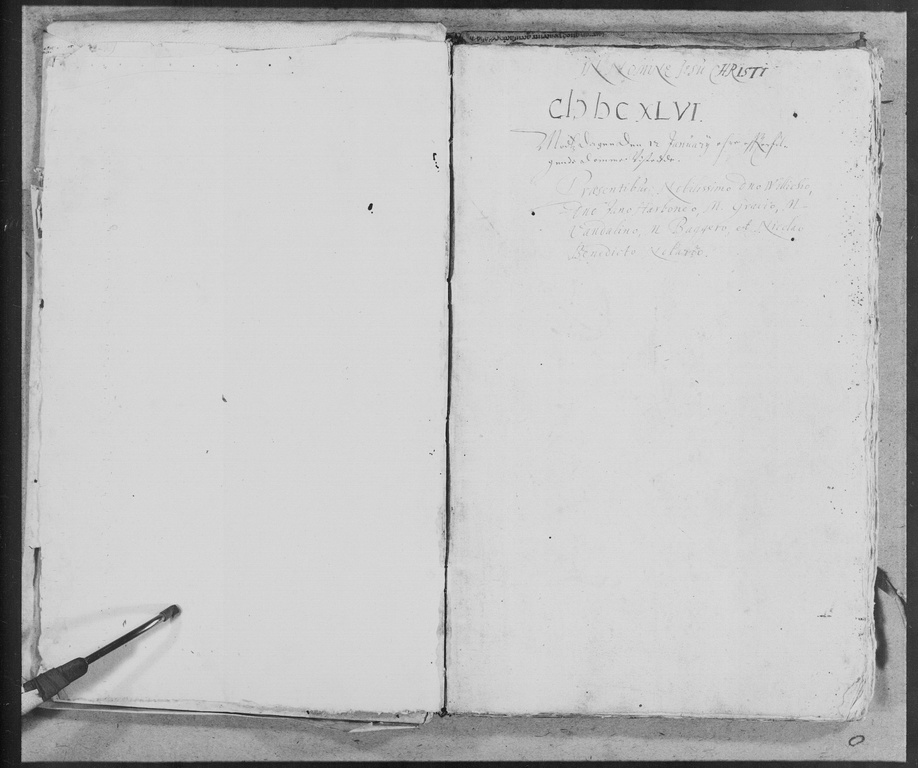
#> input picture canonical_crop_imgB_process/FamilySearch_-_DGS004534287_00361.jpg, 918 x 768 px, shrunk from 6211 x 5195 before the run
$ python _crop_sobel_energy.py --img ../../canonical_crop_imgB_process/FamilySearch_-_DGS004534287_00361.jpg   (older library calls are emulated)
#> lines starting #> are read from the running program, lines starting #| are printed output that depends on the picture
#!/usr/bin/env python3
# -*- coding: utf-8 -*-
'''
@file: _crop_sobel_energy.py
@author: David Black   GitHub @bballdave025
@since: 2026-02-25
cv2-first crop scoring + optional phase-sweep sensitivity check.

Dependencies:
  - numpy
  - opencv-python (cv2)

Here to quickly script-test what will eventually go in a class.
'''

from __future__ import annotations

from dataclasses import dataclass
from pathlib import Path
import argparse
import sys

import numpy as np
import cv2


@dataclass(frozen=True)
class CropSpec:
  x: int
  y: int
  w: int
  h: int


def load_gray_u8(path: str | Path) -> np.ndarray:
  """Load image as grayscale uint8 array of shape (H, W)."""
  p = str(path)
  img = cv2.imread(p, cv2.IMREAD_GRAYSCALE)
#> img is the input picture: shape (768, 918); min 7, max 238, mean 191.8
  if img is None:
    raise FileNotFoundError(f"Could not read image: {p}")
  if img.dtype != np.uint8:
    img = img.astype(np.uint8, copy=False)
  return img


def sobel_mag(gray_u8: np.ndarray, ksize: int = 3) -> np.ndarray:
  """
  Sobel gradient magnitude as float32 array (H, W).

  No blur. Just edges.
  """
#> called with ksize = 3
  if gray_u8.ndim != 2:
    raise ValueError("Expected grayscale image (H, W).")

  g = gray_u8.astype(np.float32, copy=False)
  gx = cv2.Sobel(g, ddepth=cv2.CV_32F, dx=1, dy=0, ksize=ksize)
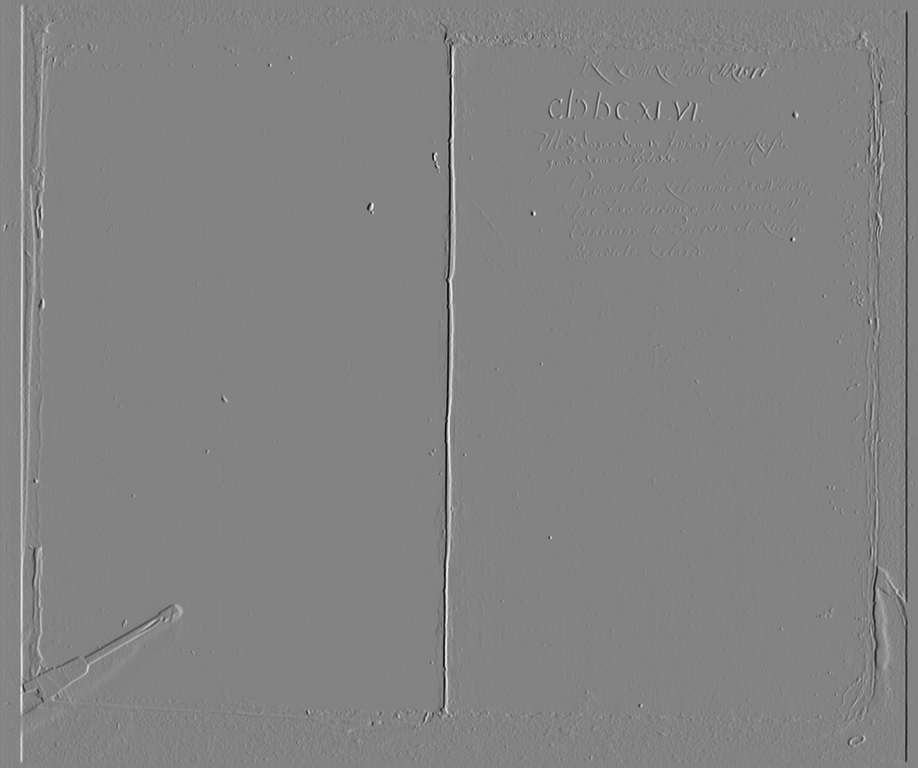
#> gx: shape (768, 918) float32; min -796, max 750, mean 0.3; drawn with min black and max white
  gy = cv2.Sobel(g, ddepth=cv2.CV_32F, dx=0, dy=1, ksize=ksize)
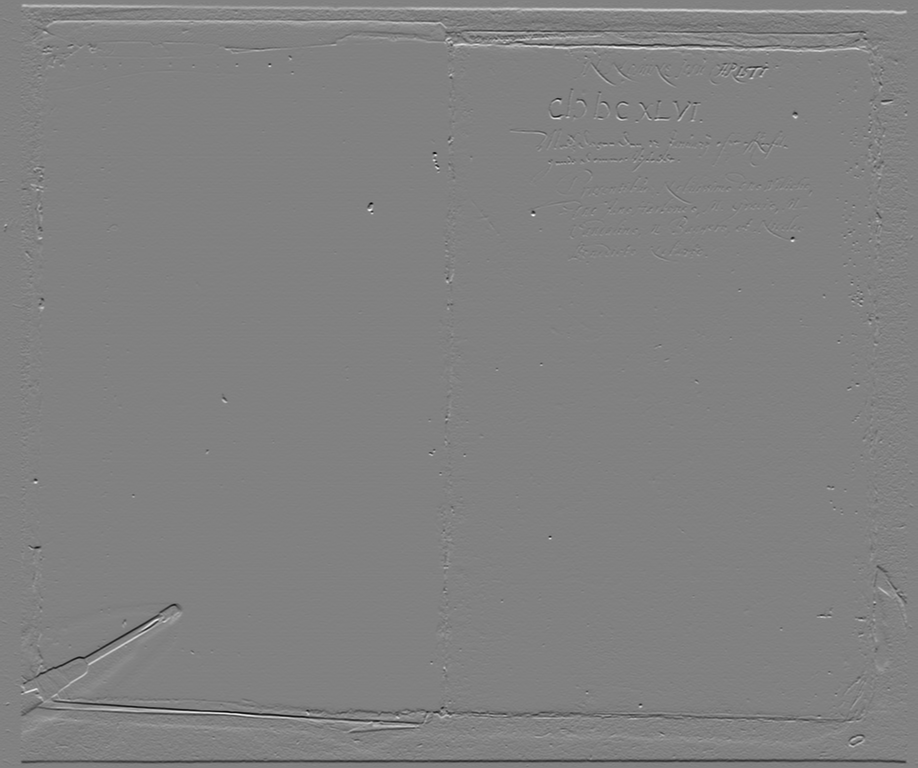
#> gy: shape (768, 918) float32; min -740, max 718, mean 0; drawn with min black and max white
  mag = cv2.magnitude(gx, gy)  # sqrt(gx^2 + gy^2)
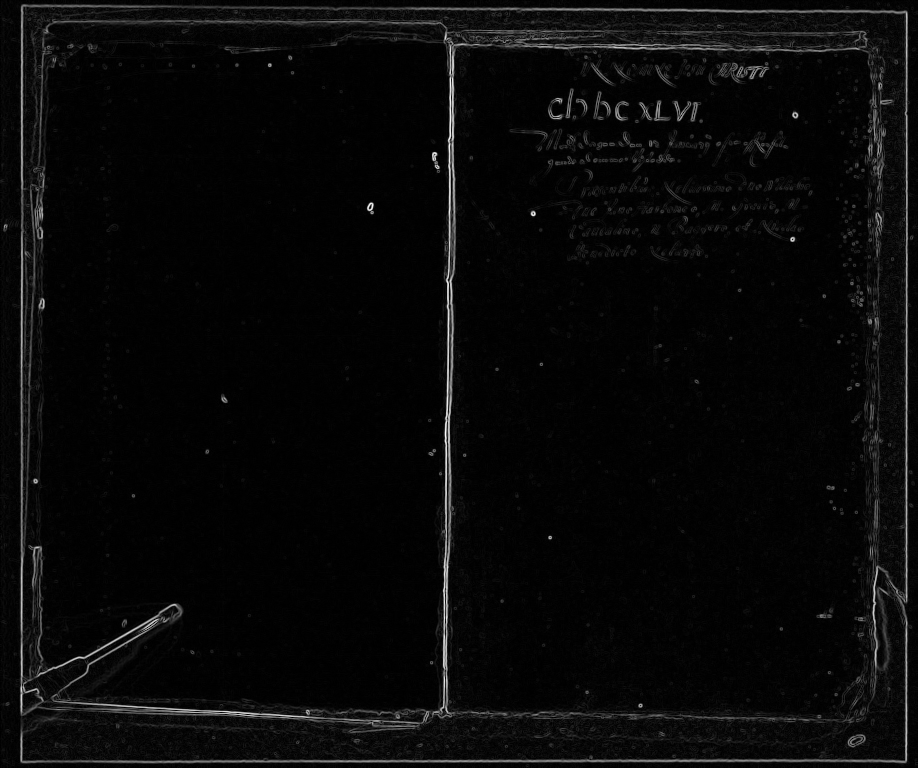
#> mag: shape (768, 918) float32; min 0, max 796.6, mean 27.8; drawn with min black and max white
  return mag


# [123 lines left out: functions _clip_crop_to_image, crop_score, sliding_window_scores, best_crop_on_grid, phase_sweep_sanity, save_crop_preview, not called in this run]


def parse_args(argv: list[str]) -> argparse.Namespace:
  p = argparse.ArgumentParser(
    description="Sobel-energy crop selection + optional phase-sweep sensitivity (cv2-only)."
  )
  p.add_argument("--img", required=True, help="Path to input image.")
  p.add_argument("--crop-w", type=int, default=256, help="Crop width.")
  p.add_argument("--crop-h", type=int, default=256, help="Crop height.")
  p.add_argument("--step", type=int, default=8, help="Sliding window step.")
  p.add_argument("--agg", choices=["mean", "sum"], default="mean", help="Aggregation.")
  p.add_argument("--sobel-ksize", type=int, default=3, help="Sobel kernel size (odd).")

  # Either user-provided crop OR auto-best
  p.add_argument("--x", type=int, default=None, help="Crop x (top-left).")
  p.add_argument("--y", type=int, default=None, help="Crop y (top-left).")
  p.add_argument("--auto-best", action="store_true", help="Pick best crop on grid.")

  # Phase sweep (opt-in)
  p.add_argument(
    "--phase-sweep",
    action="store_true",
    help="Run phase-sweep sensitivity check (dx,dy offsets on a grid).",
  )
  p.add_argument(
    "--phase-span",
    type=int,
    default=9,
    help="Phase-sweep grid size per axis (e.g., 9 -> offsets 0..8). Used only with --phase-sweep. Number of offsets to test per axis.",
  )

  p.add_argument("--save-preview", default=None, help="Optional: save crop preview PNG.")

  # -------------------------------------------------------------------------
  # ## USEFUL FUTURE ADDITIONS (for prettifying slides)
  # ## post-2026-02-26 sprint 1
  #
  # These flags are intentionally commented out for now.
  # They are reserved for slide artifact generation after parity is achieved
  # in the class-based refactor (CropFinalizer).
  #
  # p.add_argument(
  #   "--save-overlay",
  #   default=None,
  #   help="Optional: save original image with selected crop outlined (green box)."
  # )
  #
  # p.add_argument(
  #   "--save-sobel-mag",
  #   default=None,
  #   help="Optional: save raw Sobel magnitude image (grayscale float32 scaled)."
  # )
  #
  # p.add_argument(
  #   "--save-sobel-binary",
  #   default=None,
  #   help="Optional: save binarized Sobel edge image (thresholded)."
  # )
  #
  # -------------------------------------------------------------------------

  return p.parse_args(argv)


def main(argv: list[str]) -> int:
  args = parse_args(argv)

  gray = load_gray_u8(args.img)
  edges = sobel_mag(gray, ksize=args.sobel_ksize)

  if args.auto_best:
    crop, best_score = best_crop_on_grid(
      edges, w=args.crop_w, h=args.crop_h, step=args.step, agg=args.agg
    )
    print(
      f"auto_best crop: x={crop.x} y={crop.y} w={crop.w} h={crop.h} "
      f"score={best_score:.6g} (agg={args.agg}, step={args.step})"
    )
  else:
    if args.x is None or args.y is None:
      print("ERROR: Provide --x and --y, or use --auto-best.", file=sys.stderr)
      return 2
    crop = CropSpec(x=args.x, y=args.y, w=args.crop_w, h=args.crop_h)
    s = crop_score(edges, crop, agg=args.agg)
    print(f"crop score: {s:.6g} (agg={args.agg})")

  if args.save_preview:
    save_crop_preview(gray, crop, args.save_preview)
    print(f"saved preview crop to: {args.save_preview}")

  if args.phase_sweep:
    grid_scores, rel_amp = phase_sweep_sanity(
      edges, crop, agg=args.agg, phase_span=args.phase_span
    )
    print(f"phase_sensitivity_rel_amp (grid={args.phase_span}x{args.phase_span}) = {rel_amp:.6g}")
    # Keep the grid print off by default; uncomment if you want it.
    # print(grid_scores)

  return 0


if __name__ == "__main__":
#> (the run stopped early here; a loop or call above may not have finished)
